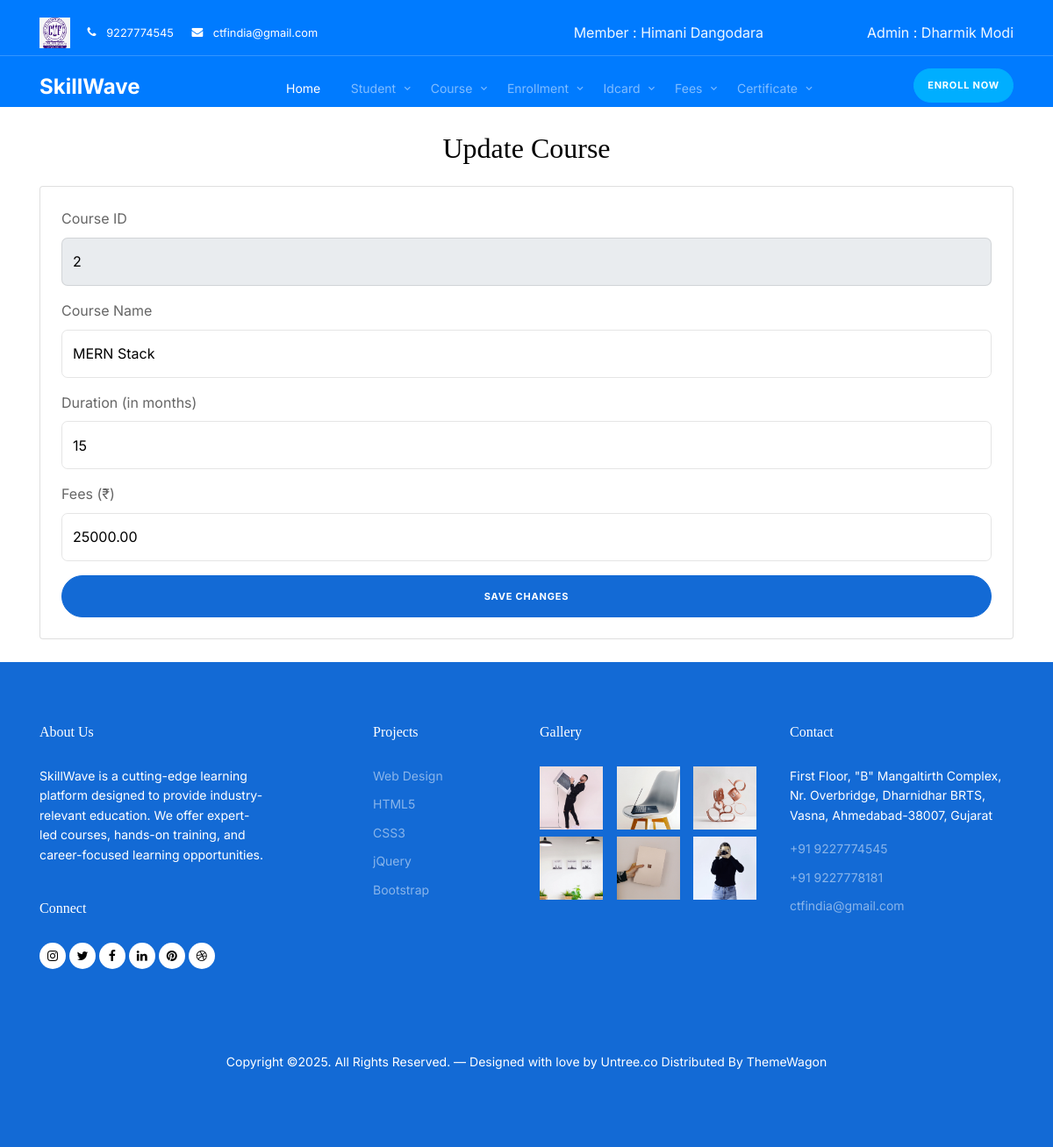
The app's page /course_edit/2/2 with its own data.
### myapp/models.py (models this page shows, shortened)
class Member(models.Model):
    member_id = models.AutoField(primary_key=True, verbose_name="ID")
    admin = models.ForeignKey(Admin, on_delete = models.CASCADE )
    member_name = models.CharField(max_length=50)
    member_email = models.EmailField(max_length=50)
    member_password = models.CharField(max_length=10)
    member_phone = models.CharField(max_length=10)
    date_of_joining = models.DateField()

class Admin(models.Model):
    admin_id = models.AutoField(primary_key=True, verbose_name="ID")
    email = models.EmailField(max_length=50)
    password = models.CharField(max_length=10)
    name = models.CharField(max_length=50)

class Course(models.Model):
    course_id = models.AutoField(verbose_name="course_id",primary_key=True)
    admin = models.ForeignKey(Admin, on_delete = models.CASCADE )
    course_name = models.CharField(max_length=30)
    duration = models.IntegerField(help_text="Duration in month")
    fees = models.DecimalField(max_digits=10, decimal_places=2)

### myapp/views.py (the view, shortened to what this page needs)
# urls.py: path('course_edit/<int:member_id>/<int:course_id>', views.Course_edit, name='course_edit'),
def Course_edit(request, member_id, course_id):
    admin_id = models.Member.objects.get(member_id=member_id).admin.admin_id
    member = models.Member.objects.get(member_id=member_id)
    c = models.Admin.objects.get(admin_id=admin_id)
    id = member.member_id
    cour= models.Course.objects.get(course_id=course_id)
    context = {
        'id': id,
        'admin': c,
        'member': member,
        'course':cour,
        'course_id':course_id
    }
    return render(request, 'course_edit.html', context)

### myapp/templates/course_edit.html (shortened to what this page needs)
<!doctype html>
<html lang="en">
<head>
  <link rel="stylesheet" href="https://unicons.iconscout.com/release/v4.0.0/css/line.css">
  {% load static %}
  <link rel="stylesheet" href="{% static 'css/bootstrap.min.css' %}">
  <link rel="stylesheet" href="{% static 'css/bootstrap.min.css' %}">
  <link rel="stylesheet" href="{% static 'css/animate.min.css' %}">
  <link rel="stylesheet" href="{% static 'css/owl.carousel.min.css' %}">
  <link rel="stylesheet" href="{% static 'css/owl.theme.default.min.css' %}">
  <link rel="stylesheet" href="{% static 'css/jquery.fancybox.min.css' %}">
  <link rel="stylesheet" href="{% static 'fonts/icomoon/style.css' %}">
  <link rel="stylesheet" href="{% static 'fonts/flaticon/font/flaticon.css' %}">
  <link rel="stylesheet" href="{% static 'css/aos.css' %}">
  <link rel="stylesheet" href="{% static 'css/style.css' %}">
</head>
<body>
<nav class="site-nav mb-5" style="background-color: #007bff;">
    <div class="pb-2 top-bar mb-3">
      <div class="container">
        <div class="row align-items-center">
          <div class="col-6 col-lg-6">
            <img src="../../static/images/image.jpg" style="height: 35px; width: auto; margin-right: 15px;">
            <a href="#" class="small mr-3"><span class="icon-phone mr-2"></span> <span class="d-none d-lg-inline-block">9227774545</span></a>
            <a href="#" class="small mr-3"><span class="icon-envelope mr-2"></span> <span class="d-none d-lg-inline-block">ctfindia@gmail.com</span></a>
          </div>
          <div class="col-6 col-lg-3 text-right" style="color: aliceblue;">Member : {{ member.member_name }}</div>
          <div class="col-6 col-lg-3 text-right" style="color: aliceblue;">Admin : {{ admin.name }}</div>
        </div>
      </div>
    </div>
    <div class="sticky-nav js-sticky-header" style="background-color: #007bff;">
      <div class="container position-relative">
        <div class="site-navigation text-center">
          <a href="{% url 'index' id %}" class="logo menu-absolute m-0">SkillWave</a>
          <ul class="js-clone-nav d-none d-lg-inline-block site-menu">
            <li class="active"><a href="{% url 'index' id %}">Home</a></li>
            <li class="has-children">
              <a href="#">Student</a>
            </li>
            <li class="has-children">
              <a href="#">Course</a>
            </li>
            <li class="has-children">
              <a href="#">Enrollment</a>
            </li>
            <li class="has-children">
              <a href="#">Idcard</a>
            </li>
            <li class="has-children">
              <a href="#">Fees</a>
            </li>
            <li class="has-children">
              <a href="#">Certificate</a>
            </li>
          </ul>
          <a href="#" class="btn-book btn btn-secondary btn-sm menu-absolute">Enroll Now</a>
        </div>
      </div>
    </div>
</nav>
    <div class="container" >
      <h2 class="text-center mb-4">Update Course</h2>
                <div class="card p-4">
                    <form id="courseForm" method="post"  action="{% url 'course_edit' id course_id %}" style="align-items: center;">
                        <div class="mb-3">
                            <label for="courseID" class="form-label">Course ID</label>
                            <input type="text" id="courseID" name="courseID" class="form-control" value="{{ course.course_id }}" readonly>
                        </div>
                        <div class="mb-3">
                            <label for="courseName" class="form-label">Course Name</label>
                            <input type="text" id="courseName" name="course_name" class="form-control" value="{{ course.course_name }}" editable>
                        </div>
                        <div class="mb-3">
                            <label for="courseDuration" class="form-label">Duration (in months)</label>
                            <input type="text" id="courseDuration" name="duration" class="form-control" value="{{ course.duration }}" editable >
                        </div>
                        <div class="mb-3">
                            <label for="courseFees" class="form-label">Fees (₹)</label>
                            <input type="number" id="courseFees"name="fees" class="form-control" value="{{ course.fees }}" editable>
                        </div>
                        <button type="submit" class="btn btn-primary w-100">Save Changes</button>
                    </form>
                </div>
            </div>
<br>
<div class="site-footer">
  <div class="container">
    <div class="row">
      <div class="col-lg-3 mr-auto">
        <div class="widget">
          <h3>About Us<span class="text-primary">.</span> </h3>
          <p>SkillWave is a cutting-edge learning platform designed to provide industry-relevant education. We offer expert-led courses, hands-on training, and career-focused learning opportunities.</p>
        </div>
        <div class="widget">
          <h3>Connect</h3>
          <ul class="list-unstyled social">
            <li><a href="#"><span class="icon-instagram"></span></a></li>
            <li><a href="#"><span class="icon-twitter"></span></a></li>
            <li><a href="#"><span class="icon-facebook"></span></a></li>
            <li><a href="#"><span class="icon-linkedin"></span></a></li>
            <li><a href="#"><span class="icon-pinterest"></span></a></li>
            <li><a href="#"><span class="icon-dribbble"></span></a></li>
          </ul>
        </div>
      </div>
      <div class="col-lg-2 ml-auto">
        <div class="widget">
          <h3>Projects</h3>
          <ul class="list-unstyled float-left links">
            <li><a href="#">Web Design</a></li>
            <li><a href="#">HTML5</a></li>
            <li><a href="#">CSS3</a></li>
            <li><a href="#">jQuery</a></li>
            <li><a href="#">Bootstrap</a></li>
          </ul>
        </div>
      </div>
      <div class="col-lg-3">
        <div class="widget">
          <h3>Gallery</h3>
          <ul class="instafeed instagram-gallery list-unstyled">
            <li><a class="instagram-item" href="static/images/gal_1.jpg" data-fancybox="gal"><img src="{% static 'images/gal_1.jpg' %}" alt="" width="72" height="72"></a>
            </li>
            <li><a class="instagram-item" href="static/images/gal_2.jpg" data-fancybox="gal"><img src="{% static 'images/gal_2.jpg' %}" alt="" width="72" height="72"></a>
            </li>
            <li><a class="instagram-item" href="static/images/gal_3.jpg" data-fancybox="gal"><img src="{% static 'images/gal_3.jpg' %}" alt="" width="72" height="72"></a>
            </li>
            <li><a class="instagram-item" href="static/images/gal_4.jpg" data-fancybox="gal"><img src="{% static 'images/gal_4.jpg' %}" alt="" width="72" height="72"></a>
            </li>
            <li><a class="instagram-item" href="static/images/gal_5.jpg" data-fancybox="gal"><img src="{% static 'images/gal_5.jpg' %}" alt="" width="72" height="72"></a>
            </li>
            <li><a class="instagram-item" href="static/images/gal_6.jpg" data-fancybox="gal"><img src="{% static 'images/gal_6.jpg' %}" alt="" width="72" height="72"></a>
            </li>
          </ul>
        </div>
      </div>
      <div class="col-lg-3">
        <div class="widget">
          <h3>Contact</h3>
          <address>First Floor, "B" Mangaltirth Complex, Nr. Overbridge, Dharnidhar BRTS, Vasna, Ahmedabad-38007, Gujarat</address>
            <ul class="list-unstyled links mb-4">
              <li><a href="tel://11234567890">+91 9227774545</a></li>
              <li><a href="tel://11234567890">+91 9227778181</a></li>
              <li><a href="mailto:info@mydomain.com">ctfindia@gmail.com</a></li>
          </ul>
        </div>
      </div>
    </div>
    <div class="row mt-5">
      <div class="col-12 text-center">
        <p>Copyright &copy;. All Rights Reserved. &mdash; Designed with love by <a href="https://untree.co">Untree.co</a>  Distributed By <a href="https://themewagon.com">ThemeWagon</a>
        </div>
      </div>
    </div>
  </div>
</body>
</html>

### records on screen
Member: member_name "Himani Dangodara"
Admin: name "Dharmik Modi"
Course: courseID "2", course_name "MERN Stack", duration "15", fees "25000.00"
